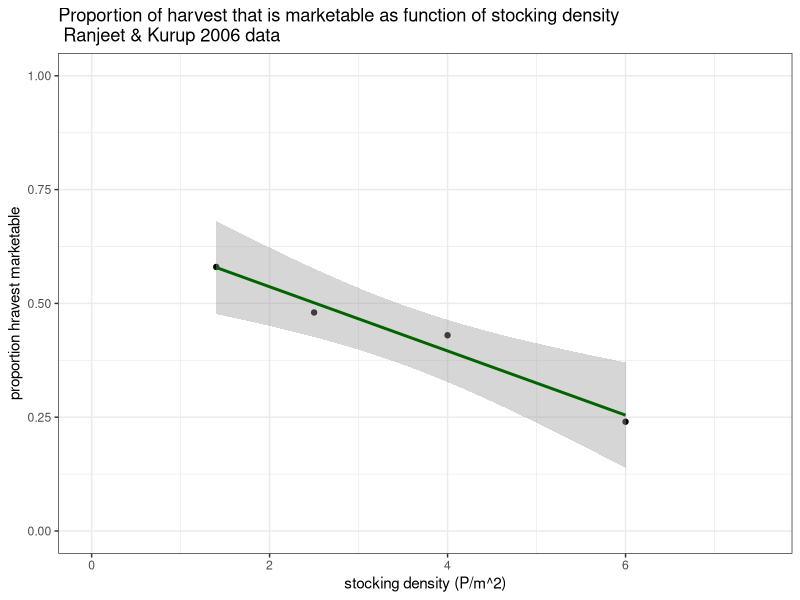
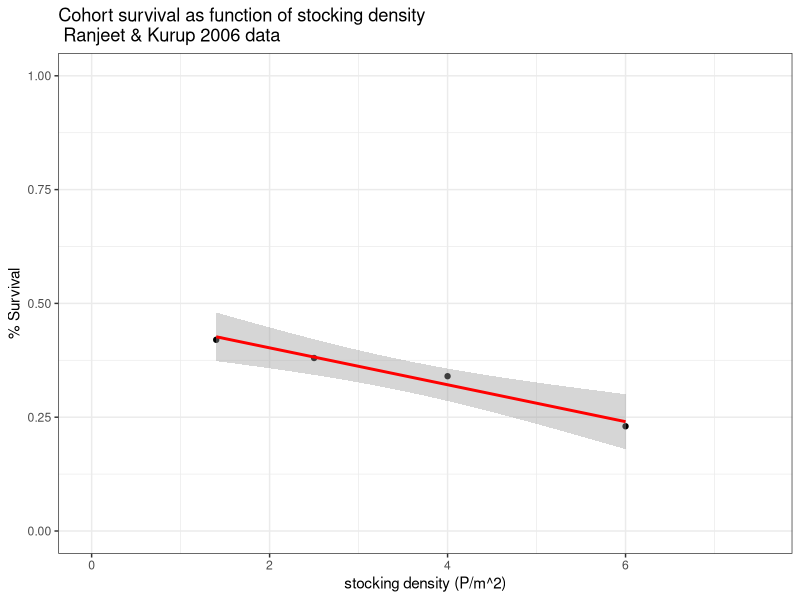
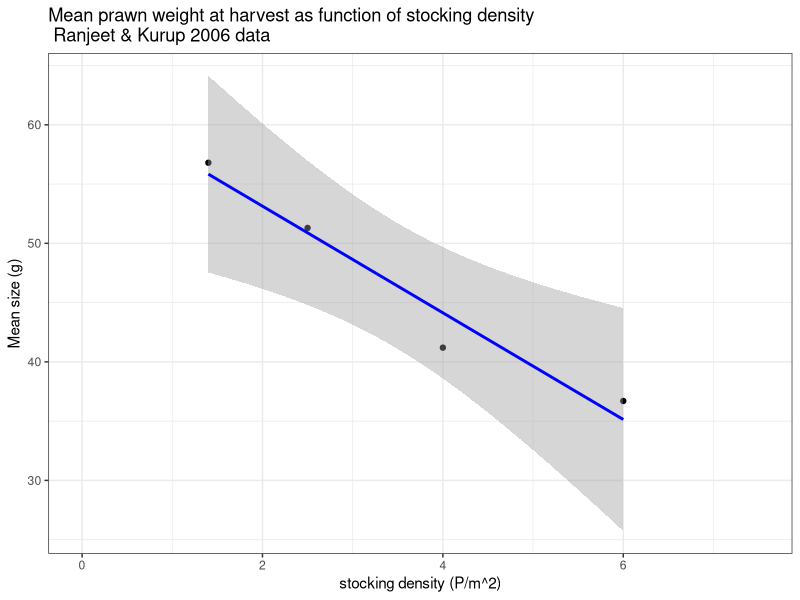
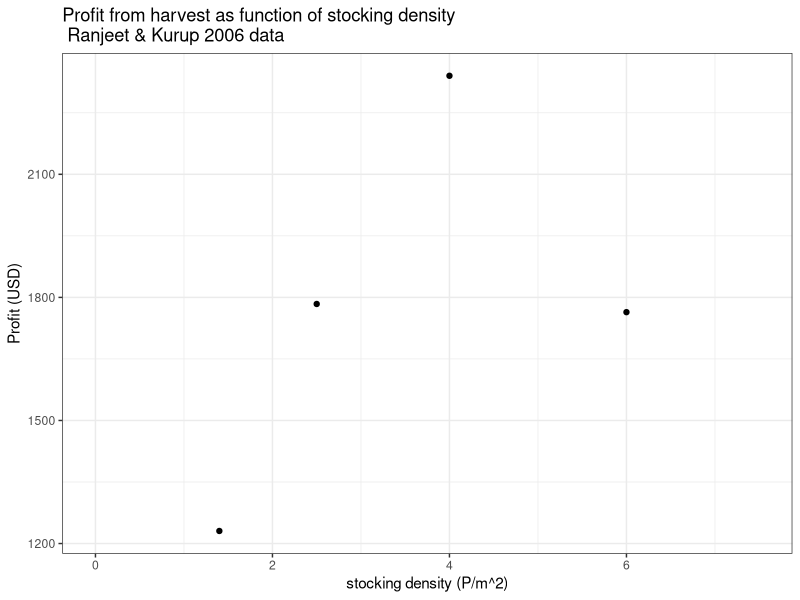
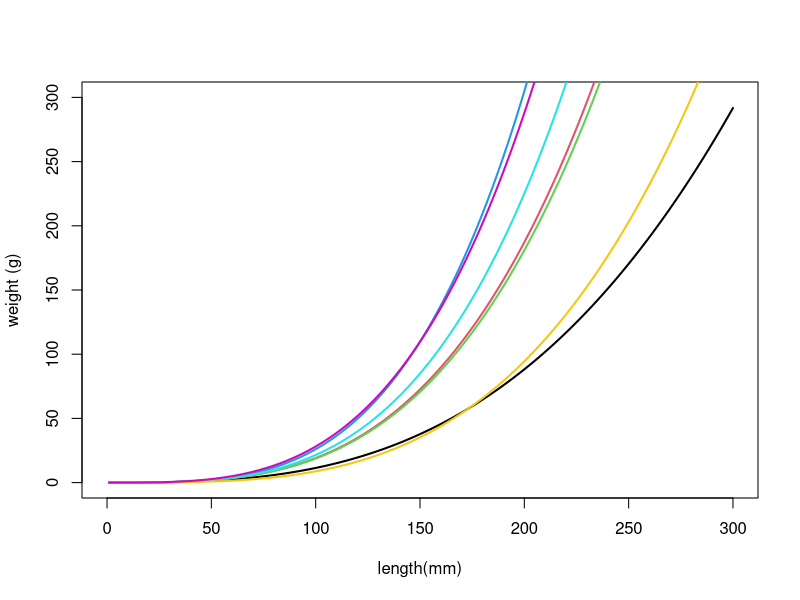
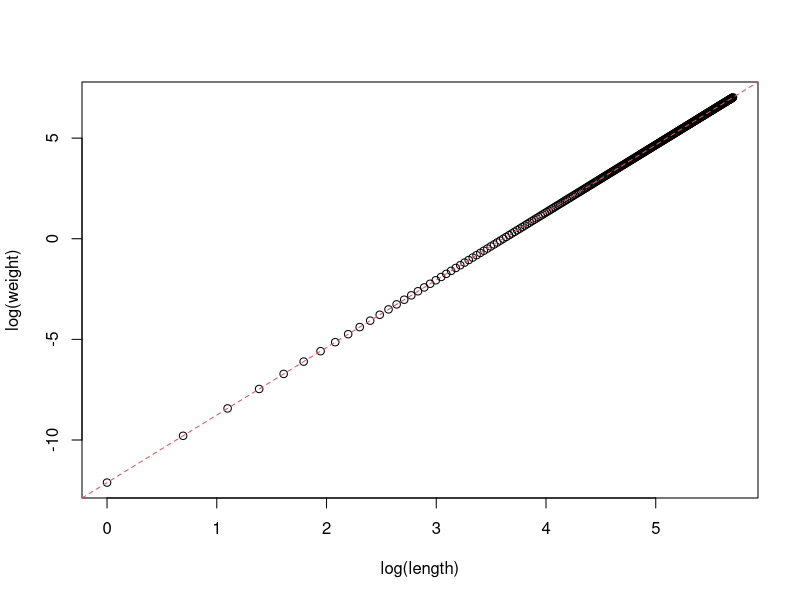
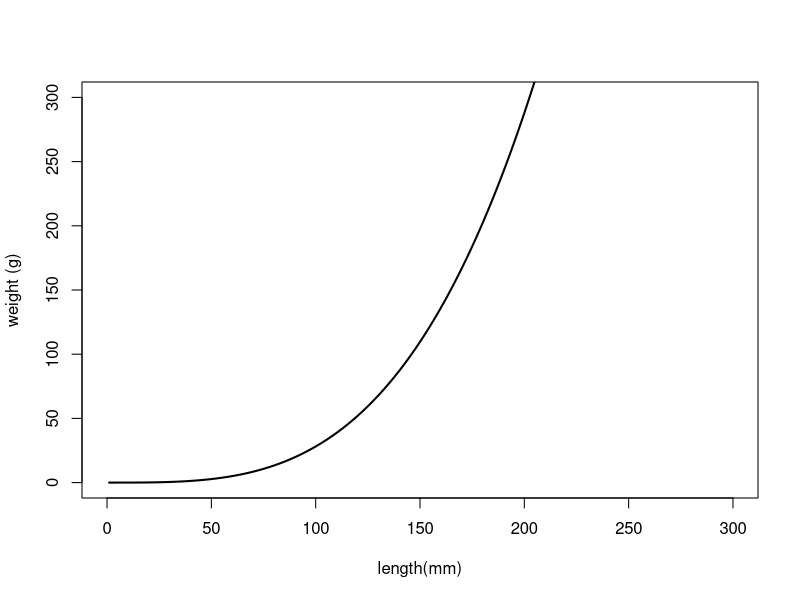

Write R code to recreate these figures, in order.
# Data from various aquaculture studies compiled for use in prawn aqauclture model #############
  require(ggplot2)

# Ranjeet and Kurup 2006 #######

rk06 = data.frame(dens_ha = c(14000, 25000, 40000, 60000),      # Stocking density per hectare (P_nought)    
                  dens = c(14000, 25000, 40000, 60000)/10000,   # Stocking density per m^2
                  surv = c(0.42, 0.38, 0.34, 0.23),             # proportion survival of all stocked prawns
                  marketable = c(0.58, 0.48, 0.43, 0.24),       # prportion of harvested prawns that were marketable
                  mean_B = c(56.8, 51.3, 41.2, 36.7),           # mean prawn mass in grams at harvest  
                  mean_B_perday = c(56.8, 51.3, 41.2, 36.7)/(8*30), # mean daily growth (in grams) 
                  harvest = c(320, 480, 630, 510),              # total prawns harvested in kg
                  market_harvest = c(278, 314, 460, 412),       # marketable prawns harvested in kg
                  profit = c(60166, 87216, 114408, 86241)/48.89)# profit per hectare converted from rupees (reported) to USD (48.89 ruppes/USD reported conversion)

  rk06$p_kg = rk06$profit / rk06$market_harvest                 # estimate of price: USD per kg marketable harvested

  ggplot(rk06, aes(x = dens, y = marketable)) + 
    theme_bw() +
    labs(x = 'stocking density (P/m^2)', y = 'proportion hravest marketable',
         title = 'Proportion of harvest that is marketable as function of stocking density \n Ranjeet & Kurup 2006 data') +
    xlim(0,7.5) +
    ylim(0,1) +
    geom_point() +
    stat_smooth(method = "lm", col = "darkgreen")
  
  eta.lm = lm(marketable ~ dens, data = rk06)
  
om.gg = ggplot(rk06, aes(x = dens, y = surv)) + 
                theme_bw() +
                labs(x = 'stocking density (P/m^2)', y = '% Survival',
                     title = 'Cohort survival as function of stocking density \n Ranjeet & Kurup 2006 data') +
                xlim(0,7.5) +
                ylim(0,1) +
                geom_point() +
                stat_smooth(method = "lm", col = "red")
  
om.gg

  om.lm = lm(surv ~ dens, data = rk06)
  
gam.gg = ggplot(rk06, aes(x = dens, y = mean_B)) + 
                  theme_bw() +
                  labs(x = 'stocking density (P/m^2)', y = 'Mean size (g)',
                       title = 'Mean prawn weight at harvest as function of stocking density \n Ranjeet & Kurup 2006 data') +
                  xlim(0,7.5) +
                  #ylim(0,1) +
                  geom_point() +
                  stat_smooth(method = "lm", col = "blue")
gam.gg  

  gam.lm = lm(mean_B_perday ~ dens, data = rk06)

p.gg = ggplot(rk06, aes(x = dens, y = profit)) + 
            theme_bw() +
            labs(x = 'stocking density (P/m^2)', y = 'Profit (USD)',
                 title = 'Profit from harvest as function of stocking density \n Ranjeet & Kurup 2006 data') +
            xlim(0,7.5) +
            #ylim(0,1) +
            geom_point()
  p.gg  
  

  
# Lalringsanga 2012 and Kuris 1987 L-W relationship #####
f1 <- function(l, a, b){
  a/10*(l/10)^b  #convert from mm to cm by dividing by 10
}  
  
l_vec <- c(1:300)   

plot(l_vec, sapply(l_vec, f1, a = 0.127836, b = 2.9506), type = 'l', lwd = 2,  #Relationship for juveniles
     xlab = "length(mm)", ylab = "weight (g)", ylim = c(0, 300), xlim = c(0,300))
  lines(l_vec, sapply(l_vec, f1, a = 0.096868, b = 3.2944), lwd = 2, col = 2)  # growout phase
  lines(l_vec, sapply(l_vec, f1, a = 0.101723, b = 3.2667), lwd = 2, col = 3)  # broodstock phase
  lines(l_vec, sapply(l_vec, f1, a = exp(-2.6132), b = 3.5502), lwd = 2, col = 4)  # all males
  lines(l_vec, sapply(l_vec, f1, a = exp(-2.4339), b = 3.3893), lwd = 2, col = 5)  # all pooled

f_mm <- function(l, a, b){
  a*l^b
} 

  lines(l_vec, sapply(l_vec, f_mm, a = 1.21e-6, b = 3.43), lwd = 2, col = 7)

#Also look at data from Kuris et al 1987
  
f2 <- function(l, a, b){
  exp((log(l/a)/b))
}  

lines(l_vec, sapply(l_vec, f2, a = 37, b = 0.298), lwd = 2, col = 6)  # kuris data

# This produces a much shallower (and more reasonable) curve. 
# To get the length-weight rather than weight-length relationship, we'll refit the parameters

plot(log(l_vec), log(sapply(l_vec, f2, a = 37, b = 0.298)),
     xlab = 'log(length)', ylab = 'log(weight)')

kuris_lm <- lm(log(sapply(l_vec, f2, a = 37, b = 0.298)) ~ log(l_vec))
  abline(coef(kuris_lm), lty = 2, col = 2)

kuris_a <- as.numeric(exp(coef(kuris_lm)[1]))
kuris_b <- as.numeric(coef(kuris_lm)[2])

plot(l_vec, sapply(l_vec*10, f1, a = kuris_a*10, b = kuris_b), type = 'l', lwd = 2,  
     xlab = "length(mm)", ylab = "weight (g)", ylim = c(0, 300), xlim = c(0,300))
